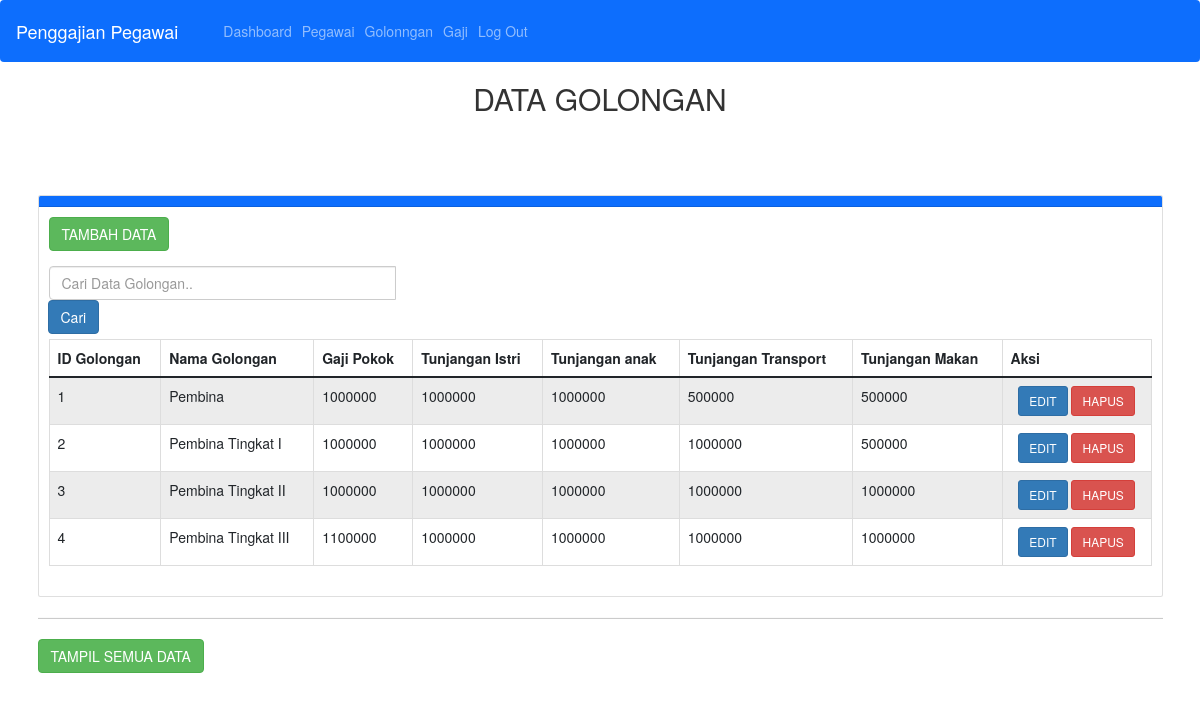
Page /index.php/golongan on the committed database.
### tables this page shows
CREATE TABLE `golongan` (
  `id_golongan` int(11) NOT NULL AUTO_INCREMENT,
  `nama_golongan` varchar(100) DEFAULT NULL,
  `gaji_pokok` int(12) DEFAULT NULL,
  `tunjangan_istri` int(12) DEFAULT NULL,
  `tunjangan_anak` int(12) DEFAULT NULL,
  `tunjangan_transport` int(12) DEFAULT NULL,
  `tunjangan_makan` int(12) DEFAULT NULL,
  PRIMARY KEY (`id_golongan`)
);

### application/controllers/Golongan.php (called while the page is built, shortened)
<?php
class Golongan extends CI_Controller
{
    public function __construct()
    {
        $this->load->model('Golongan_model');
        $this->load->library('form_validation');
    }
    public function index()
    {
        $getdata = $this->Golongan_model->getdata_Golongan();
        $data['judul'] = 'Daftar Golongan';
        $data['golongan'] = $this->Golongan_model->getdata_Golongan();
        $this->load->view('templates/header', $data);
        $this->load->view('golongan/index', $data, $getdata);
        $this->load->view('templates/footer');
    }
}

### index.php (called while the page is built, shortened)
<?php
require_once BASEPATH.'core/CodeIgniter.php';

### application/models/Golongan_model.php (called while the page is built, shortened)
<?php
class Golongan_model extends CI_Model
{
    public function getdata_Golongan()
    {
        $query = $this->db->query("SELECT * FROM golongan ORDER BY id_golongan ASC");
        return $query->result_array();
    }
}

### application/views/golongan/index.php (the view, shortened to what this page needs)
<body>
  <div class="col text-center">
  <h2>DATA GOLONGAN</h2>
  </div>
  <div class="container" style="margin-top: 80px">
    <div class="row">
      <div class="col-md-14">
        <div class="card">
          <div class="card-header bg-primary">
          </div>
          <div class="card-body">
            <a href="<?php echo base_url() ?>golongan/tambah/" class="btn btn-md btn-success" style="margin-bottom: 10px">TAMBAH DATA</a>
            <div class="row mt-2">
                  <div class="col-md-4">
                      <form action="" method="post">
                          <div class="input-group mb-2">
                                  <input type="text" class="form-control" placeholder="Cari Data Golongan.." name="keyword">
                                      <div class="input-group-append">
                                  <button class="btn btn-primary" type="submit">Cari</button>
                              </div>
                          </div>
                      </form>
                  </div>
              </div>
            <div class="table-responsive">
              <table class="table table-bordered table-striped" id="myTable">
                <thead>
                  <tr>
                    <th scope="col">ID Golongan</th>
                    <th scope="col">Nama Golongan</th>
                    <th scope="col">Gaji Pokok</th>
                    <th scope="col">Tunjangan Istri</th>
                    <th scope="col">Tunjangan anak</th>
                    <th scope="col">Tunjangan Transport</th>
                    <th scope="col">Tunjangan Makan</th>
                    <th scope="col">Aksi</th>
                  </tr>
                </thead>
                <tbody>
                <?php
                  foreach ($golongan as $golongan) {
                  ?>
                    <tr>
                      <td><?php echo $golongan['id_golongan'] ?></td>
                      <td><?php echo $golongan['nama_golongan'] ?></td>
                      <td><?php echo $golongan['gaji_pokok'] ?></td>
                      <td><?php echo $golongan['tunjangan_istri'] ?></td>
                      <td><?php echo $golongan['tunjangan_anak'] ?></td>
                      <td><?php echo $golongan['tunjangan_transport'] ?></td>
                      <td><?php echo $golongan['tunjangan_makan'] ?></td>
                      <td class="text-center">
                        <a href="<?php echo base_url() ?>golongan/ubah/<?= $golongan['id_golongan']; ?>" class="btn btn-sm btn-primary">EDIT</a>
                        <a href="<?php echo base_url() ?>golongan/hapus/<?= $golongan['id_golongan']; ?>" class="btn btn-sm btn-danger">HAPUS</a>
                      </td>
                      </tr>
                  <?php } ?>
                </tbody>
              </table>
            </div>
          </div>
        </div>
        <hr>
        <div class="row-mt-3">
          <div class="col">
          <a href="<?php echo base_url() ?>golongan/index/" class="btn btn-md btn-success">TAMPIL SEMUA DATA</a>
          </div>
        </div>
      </div>

### assets/css/style.css (style rules this page uses)
body { background-color: #1111; }

### assets/css/ilmudetil.css (style rules this page uses)
a { color: #FFC107;text-decoration: none; }

### rows in the picture
golongan: id_golongan "1", nama_golongan "Pembina", gaji_pokok "1000000", tunjangan_istri "1000000", tunjangan_anak "1000000", tunjangan_transport "500000", tunjangan_makan "500000"
golongan: id_golongan "2", nama_golongan "Pembina Tingkat I", gaji_pokok "1000000", tunjangan_istri "1000000", tunjangan_anak "1000000", tunjangan_transport "1000000", tunjangan_makan "500000"
golongan: id_golongan "3", nama_golongan "Pembina Tingkat II", gaji_pokok "1000000", tunjangan_istri "1000000", tunjangan_anak "1000000", tunjangan_transport "1000000", tunjangan_makan "1000000"
golongan: id_golongan "4", nama_golongan "Pembina Tingkat III", gaji_pokok "1100000", tunjangan_istri "1000000", tunjangan_anak "1000000", tunjangan_transport "1000000", tunjangan_makan "1000000"
